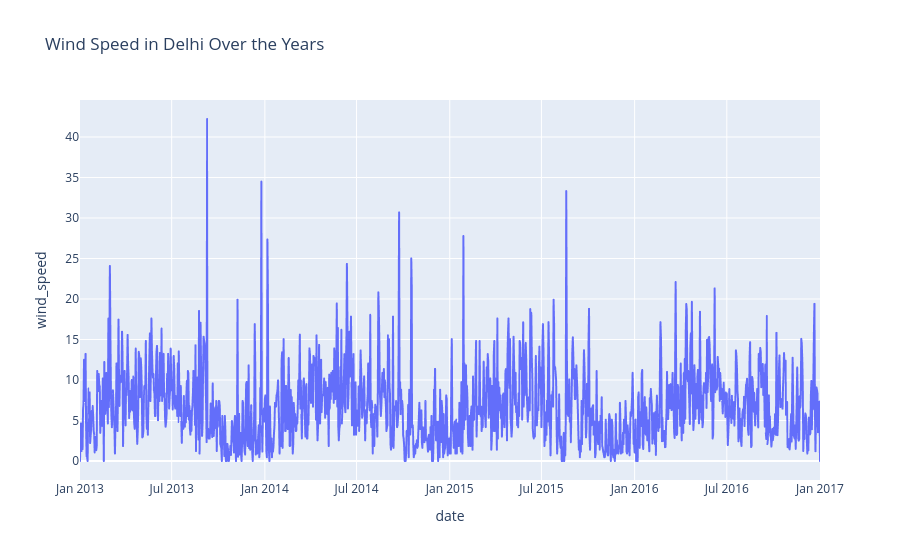

Notebook source saved alongside this figure:
### Markdown cell above
Let look at the wind speed in Delhi Over the years

### Code cell
figure = px.line(data, x='date', y='wind_speed', title='Wind Speed in Delhi Over the Years')

figure.show()

### Figure 1 — Plotly figure (JSON) as saved in the notebook; plotly's stock layout.template omitted (floating-point values rounded to 4 significant figures; data arrays with more than 128 entries replaced by an {"elided": "..."} marker saying what was removed)
{"data": [{"hovertemplate": "date=%{x}<br>wind_speed=%{y}<extra></extra>", "legendgroup": "", "line": {"color": "#636efa", "dash": "solid"}, "marker": {"symbol": "circle"}, "mode": "lines", "name": "", "showlegend": false, "type": "scattergl", "x": {"elided": "1462 str values"}, "xaxis": "x", "y": {"elided": "1462 float values"}, "yaxis": "y"}], "layout": {"legend": {"tracegroupgap": 0}, "title": {"text": "Wind Speed in Delhi Over the Years"}, "xaxis": {"anchor": "y", "domain": [0, 1], "title": {"text": "date"}}, "yaxis": {"anchor": "x", "domain": [0, 1], "title": {"text": "wind_speed"}}}}
